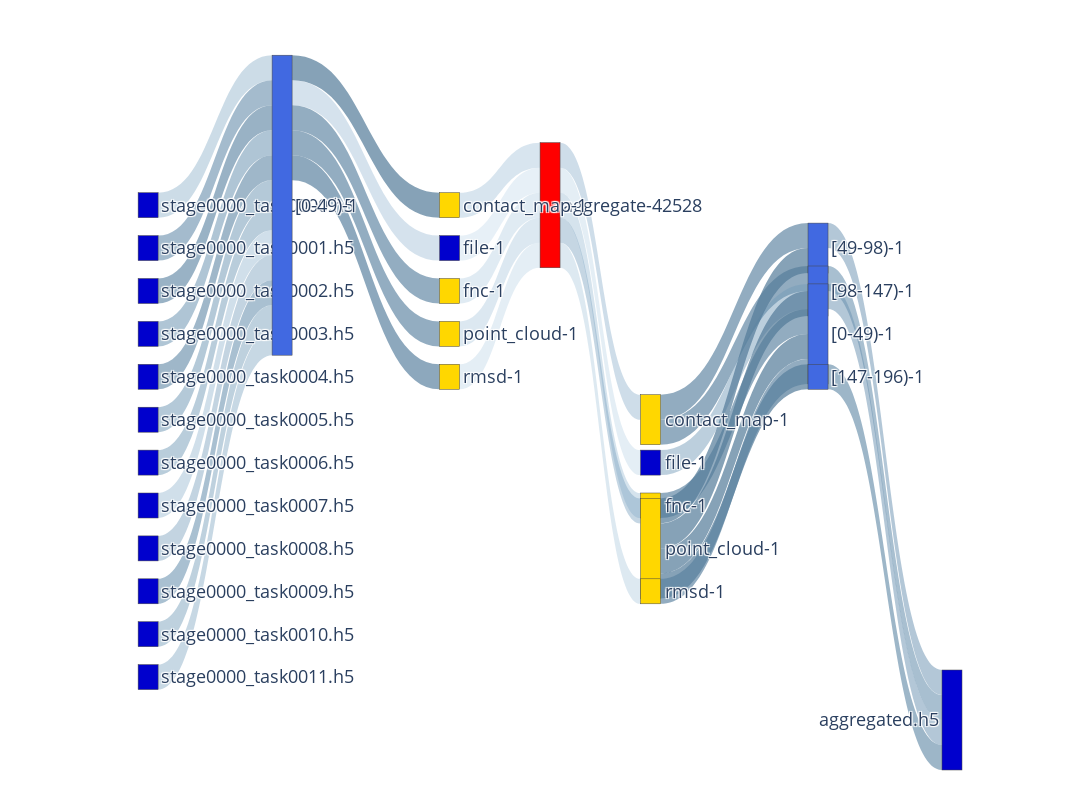

This figure's notebook cell:
### Code cell
vfd_nodes, vfd_nodes_dict = vfd2sk.get_nodes_for_sankey(G_VFD, rm_tags=["-R", "-W"], label_on=True)

# print(vfd_nodes)

vfd_links = vfd2sk.get_links_for_sankey(G_VFD, vfd_nodes_dict, val_sqrt=False)
fig = go.Figure(go.Sankey(
            node = vfd_nodes,
            link = vfd_links, orientation='h'))

width = 1400
height = 800

fig.update_layout(
    autosize=False,
    width=width,
    height=height,
    margin=dict(
        l=width/10,
        r=width/10,
        b=height/10,
        t=height/4,
        # pad=2
    ),
    font=dict(size=18),
)


fig.show()
save_html_path = f"{stat_path}/vfd-{(STAGE_END+1)}s-{test_name}-sankey-labeled-s4.html"
fig.write_html(save_html_path)
print(f"Sankey saved to {save_html_path}")

### Figure 1 — Plotly figure (JSON) as saved in the notebook; plotly's stock layout.template omitted (floating-point values rounded to 4 significant figures)
{"data": [{"link": {"color": ["rgba(124.60317460317461, 164.6031746031746, 194.6031746031746, 0.3904761904761905)", "rgba(125.75757575757575, 165.75757575757575, 195.75757575757575, 0.38181818181818183)", "rgba(143.93939393939394, 183.93939393939394, 213.93939393939394, 0.24545454545454548)", "rgba(131.8181818181818, 171.8181818181818, 201.8181818181818, 0.33636363636363636)", "rgba(119.6969696969697, 159.6969696969697, 189.6969696969697, 0.42727272727272725)", "rgba(137.87878787878788, 177.87878787878788, 207.87878787878788, 0.2909090909090909)", "rgba(134.12698412698413, 174.12698412698413, 204.12698412698413, 0.319047619047619)", "rgba(146.82539682539684, 186.82539682539684, 216.82539682539684, 0.22380952380952382)", "rgba(140.47619047619048, 180.47619047619048, 210.47619047619048, 0.27142857142857146)", "rgba(137.3015873015873, 177.3015873015873, 207.3015873015873, 0.29523809523809524)", "rgba(143.65079365079364, 183.65079365079364, 213.65079365079364, 0.24761904761904763)", "rgba(99.20634920634922, 139.20634920634922, 169.20634920634922, 0.5809523809523809)", "rgba(92.85714285714286, 132.85714285714286, 162.85714285714286, 0.6285714285714286)", "rgba(105.55555555555557, 145.55555555555557, 175.55555555555557, 0.5333333333333333)", "rgba(96.03174603174602, 136.03174603174602, 166.03174603174602, 0.6047619047619048)", "rgba(108.73015873015873, 148.73015873015873, 178.73015873015873, 0.5095238095238095)", "rgba(111.9047619047619, 151.9047619047619, 181.9047619047619, 0.4857142857142857)", "rgba(127.77777777777779, 167.77777777777777, 197.77777777777777, 0.3666666666666667)", "rgba(118.25396825396825, 158.25396825396825, 188.25396825396825, 0.4380952380952381)", "rgba(102.38095238095238, 142.38095238095238, 172.38095238095238, 0.5571428571428572)", "rgba(115.07936507936508, 155.07936507936506, 185.07936507936506, 0.46190476190476193)", "rgba(121.42857142857143, 161.42857142857144, 191.42857142857144, 0.41428571428571426)", "rgba(89.3939393939394, 129.3939393939394, 159.3939393939394, 0.6545454545454545)", "rgba(89.3939393939394, 129.3939393939394, 159.3939393939394, 0.6545454545454545)", "rgba(113.63636363636364, 153.63636363636363, 183.63636363636363, 0.4727272727272727)", "rgba(89.3939393939394, 129.3939393939394, 159.3939393939394, 0.6545454545454545)", "rgba(83.33333333333333, 123.33333333333333, 153.33333333333331, 0.7)", "rgba(83.33333333333333, 123.33333333333333, 153.33333333333331, 0.7)", "rgba(83.33333333333333, 123.33333333333333, 153.33333333333331, 0.7)", "rgba(83.33333333333333, 123.33333333333333, 153.33333333333331, 0.7)", "rgba(89.3939393939394, 129.3939393939394, 159.3939393939394, 0.6545454545454545)", "rgba(83.33333333333333, 123.33333333333333, 153.33333333333331, 0.7)", "rgba(130.95238095238096, 170.95238095238096, 200.95238095238096, 0.34285714285714286)", "rgba(89.68253968253967, 129.68253968253967, 159.68253968253967, 0.6523809523809524)", "rgba(89.68253968253967, 129.68253968253967, 159.68253968253967, 0.6523809523809524)", "rgba(86.5079365079365, 126.5079365079365, 156.5079365079365, 0.6761904761904762)", "rgba(107.57575757575758, 147.57575757575756, 177.57575757575756, 0.5181818181818182)", "rgba(101.5151515151515, 141.5151515151515, 171.5151515151515, 0.5636363636363637)", "rgba(107.57575757575758, 147.57575757575756, 177.57575757575756, 0.5181818181818182)", "rgba(95.45454545454544, 135.45454545454544, 165.45454545454544, 0.6090909090909091)"], "label": ["Access Volume : 3.21 MB <br />Access Count : 60 <br />Average Access Size : 53.52 KB <br />HDF5 Data Access Count : 0 <br />Average HDF5 Data Access Size : 0 <br />HDF5 Metadata Access Count : 0 <br />Average HDF5 Metadata Access Size : 0 <br />Operation : read_only<br />Bandwidth : 14.33 GB/s", "Access Volume : 3.21 MB <br />Access Count : 61 <br />Average Access Size : 52.65 KB <br />HDF5 Data Access Count : 0 <br />Average HDF5 Data Access Size : 0 <br />HDF5 Metadata Access Count : 0 <br />Average HDF5 Metadata Access Size : 0 <br />Operation : write_only<br />Bandwidth : -81211811.67 B/s", "Access Volume : 3.21 MB <br />Access Count : 61 <br />Average Access Size : 52.65 KB <br />HDF5 Data Access Count : 0 <br />Average HDF5 Data Access Size : 0 <br />HDF5 Metadata Access Count : 0 <br />Average HDF5 Metadata Access Size : 0 <br />Operation : write_only<br />Bandwidth : -81211811665162.89 B/s", "Access Volume : 3.21 MB <br />Access Count : 62 <br />Average Access Size : 51.8 KB <br />HDF5 Data Access Count : 0 <br />Average HDF5 Data Access Size : 0 <br />HDF5 Metadata Access Count : 0 <br />Average HDF5 Metadata Access Size : 0 <br />Operation : write_only<br />Bandwidth : -134373389.12 B/s", "Access Volume : 3.21 MB <br />Access Count : 63 <br />Average Access Size : 50.98 KB <br />HDF5 Data Access Count : 0 <br />Average HDF5 Data Access Size : 0 <br />HDF5 Metadata Access Count : 0 <br />Average HDF5 Metadata Access Size : 0 <br />Operation : write_only<br />Bandwidth : -78238601.88 B/s", "Access Volume : 3.21 MB <br />Access Count : 64 <br />Average Access Size : 50.18 KB <br />HDF5 Data Access Count : 0 <br />Average HDF5 Data Access Size : 0 <br />HDF5 Metadata Access Count : 0 <br />Average HDF5 Metadata Access Size : 0 <br />Operation : write_only<br />Bandwidth : -179235218.37 B/s", "Access Volume : 3.21 MB <br />Access Count : 88 <br />Average Access Size : 36.53 KB <br />HDF5 Data Access Count : 0 <br />Average HDF5 Data Access Size : 0 <br />HDF5 Metadata Access Count : 0 <br />Average HDF5 Metadata Access Size : 0 <br />Operation : read_only<br />Bandwidth : -91529693.34 B/s", "Access Volume : 3.21 MB <br />Access Count : 88 <br />Average Access Size : 36.53 KB <br />HDF5 Data Access Count : 0 <br />Average HDF5 Data Access Size : 0 <br />HDF5 Metadata Access Count : 0 <br />Average HDF5 Metadata Access Size : 0 <br />Operation : read_only<br />Bandwidth : -91529693344927.45 B/s", "Access Volume : 3.21 MB <br />Access Count : 112 <br />Average Access Size : 28.7 KB <br />HDF5 Data Access Count : 0 <br />Average HDF5 Data Access Size : 0 <br />HDF5 Metadata Access Count : 0 <br />Average HDF5 Metadata Access Size : 0 <br />Operation : read_only<br />Bandwidth : -129279498.11 B/s", "Access Volume : 3.21 MB <br />Access Count : 136 <br />Average Access Size : 23.64 KB <br />HDF5 Data Access Count : 0 <br />Average HDF5 Data Access Size : 0 <br />HDF5 Metadata Access Count : 0 <br />Average HDF5 Metadata Access Size : 0 <br />Operation : read_only<br />Bandwidth : -124539122.31 B/s", "Access Volume : 3.21 MB <br />Access Count : 160 <br />Average Access Size : 20.09 KB <br />HDF5 Data Access Count : 0 <br />Average HDF5 Data Access Size : 0 <br />HDF5 Metadata Access Count : 0 <br />Average HDF5 Metadata Access Size : 0 <br />Operation : read_only<br />Bandwidth : -129784855.26 B/s", "Access Volume : 3.21 MB <br />Access Count : 60 <br />Average Access Size : 53.52 KB <br />HDF5 Data Access Count : 0 <br />Average HDF5 Data Access Size : 0 <br />HDF5 Metadata Access Count : 0 <br />Average HDF5 Metadata Access Size : 0 <br />Operation : read_only<br />Bandwidth : 17.64 GB/s", "Access Volume : 3.21 MB <br />Access Count : 60 <br />Average Access Size : 53.52 KB <br />HDF5 Data Access Count : 0 <br />Average HDF5 Data Access Size : 0 <br />HDF5 Metadata Access Count : 0 <br />Average HDF5 Metadata Access Size : 0 <br />Operation : read_only<br />Bandwidth : 18.01 GB/s", "Access Volume : 3.21 MB <br />Access Count : 60 <br />Average Access Size : 53.52 KB <br />HDF5 Data Access Count : 0 <br />Average HDF5 Data Access Size : 0 <br />HDF5 Metadata Access Count : 0 <br />Average HDF5 Metadata Access Size : 0 <br />Operation : read_only<br />Bandwidth : 17.26 GB/s", "Access Volume : 3.21 MB <br />Access Count : 60 <br />Average Access Size : 53.52 KB <br />HDF5 Data Access Count : 0 <br />Average HDF5 Data Access Size : 0 <br />HDF5 Metadata Access Count : 0 <br />Average HDF5 Metadata Access Size : 0 <br />Operation : read_only<br />Bandwidth : 17.74 GB/s", "Access Volume : 3.21 MB <br />Access Count : 60 <br />Average Access Size : 53.52 KB <br />HDF5 Data Access Count : 0 <br />Average HDF5 Data Access Size : 0 <br />HDF5 Metadata Access Count : 0 <br />Average HDF5 Metadata Access Size : 0 <br />Operation : read_only<br />Bandwidth : 17.16 GB/s", "Access Volume : 3.21 MB <br />Access Count : 60 <br />Average Access Size : 53.52 KB <br />HDF5 Data Access Count : 0 <br />Average HDF5 Data Access Size : 0 <br />HDF5 Metadata Access Count : 0 <br />Average HDF5 Metadata Access Size : 0 <br />Operation : read_only<br />Bandwidth : 17.09 GB/s", "Access Volume : 3.21 MB <br />Access Count : 60 <br />Average Access Size : 53.52 KB <br />HDF5 Data Access Count : 0 <br />Average HDF5 Data Access Size : 0 <br />HDF5 Metadata Access Count : 0 <br />Average HDF5 Metadata Access Size : 0 <br />Operation : read_only<br />Bandwidth : 11.83 GB/s", "Access Volume : 3.21 MB <br />Access Count : 60 <br />Average Access Size : 53.52 KB <br />HDF5 Data Access Count : 0 <br />Average HDF5 Data Access Size : 0 <br />HDF5 Metadata Access Count : 0 <br />Average HDF5 Metadata Access Size : 0 <br />Operation : read_only<br />Bandwidth : 16.8 GB/s", "Access Volume : 3.21 MB <br />Access Count : 60 <br />Average Access Size : 53.52 KB <br />HDF5 Data Access Count : 0 <br />Average HDF5 Data Access Size : 0 <br />HDF5 Metadata Access Count : 0 <br />Average HDF5 Metadata Access Size : 0 <br />Operation : read_only<br />Bandwidth : 17.45 GB/s", "Access Volume : 3.21 MB <br />Access Count : 60 <br />Average Access Size : 53.52 KB <br />HDF5 Data Access Count : 0 <br />Average HDF5 Data Access Size : 0 <br />HDF5 Metadata Access Count : 0 <br />Average HDF5 Metadata Access Size : 0 <br />Operation : read_only<br />Bandwidth : 17.01 GB/s", "Access Volume : 3.21 MB <br />Access Count : 60 <br />Average Access Size : 53.52 KB <br />HDF5 Data Access Count : 0 <br />Average HDF5 Data Access Size : 0 <br />HDF5 Metadata Access Count : 0 <br />Average HDF5 Metadata Access Size : 0 <br />Operation : read_only<br />Bandwidth : 16.78 GB/s", "Access Volume : 3.21 MB <br />Access Count : 1200 <br />Average Access Size : 2.68 KB <br />HDF5 Data Access Count : 1200 <br />Average HDF5 Data Access Size : 16 B <br />HDF5 Metadata Access Count : 0 <br />Average HDF5 Metadata Access Size : 0 <br />Operation : write_only<br />Bandwidth : 30.83 GB/s", "Access Volume : 3.21 MB <br />Access Count : 1200 <br />Average Access Size : 2.68 KB <br />HDF5 Data Access Count : 1200 <br />Average HDF5 Data Access Size : 16 B <br />HDF5 Metadata Access Count : 0 <br />Average HDF5 Metadata Access Size : 0 <br />Operation : write_only<br />Bandwidth : 30.83 GB/s", "Access Volume : 3.21 MB <br />Access Count : 1 <br />Average Access Size : 3.21 MB <br />HDF5 Data Access Count : 0 <br />Average HDF5 Data Access Size : 0 <br />HDF5 Metadata Access Count : 1 <br />Average HDF5 Metadata Access Size : 48 B <br />Operation : write_only<br />Bandwidth : 25.69 MB/s", "Access Volume : 3.21 MB <br />Access Count : 1200 <br />Average Access Size : 2.68 KB <br />HDF5 Data Access Count : 1200 <br />Average HDF5 Data Access Size : 2 B <br />HDF5 Metadata Access Count : 0 <br />Average HDF5 Metadata Access Size : 0 <br />Operation : write_only<br />Bandwidth : 30.83 GB/s", "Access Volume : 3.21 MB <br />Access Count : 1395 <br />Average Access Size : 2.3 KB <br />HDF5 Data Access Count : 1373 <br />Average HDF5 Data Access Size : 1.12 KB <br />HDF5 Metadata Access Count : 22 <br />Average HDF5 Metadata Access Size : 1.81 KB <br />Operation : write_only<br />Bandwidth : 35.84 GB/s", "Access Volume : 3.21 MB <br />Access Count : 1395 <br />Average Access Size : 2.3 KB <br />HDF5 Data Access Count : 1373 <br />Average HDF5 Data Access Size : 1.12 KB <br />HDF5 Metadata Access Count : 22 <br />Average HDF5 Metadata Access Size : 1.81 KB <br />Operation : write_only<br />Bandwidth : 35.84 GB/s", "Access Volume : 3.21 MB <br />Access Count : 1395 <br />Average Access Size : 2.3 KB <br />HDF5 Data Access Count : 1373 <br />Average HDF5 Data Access Size : 1.12 KB <br />HDF5 Metadata Access Count : 22 <br />Average HDF5 Metadata Access Size : 1.81 KB <br />Operation : write_only<br />Bandwidth : 35.84 GB/s", "Access Volume : 3.21 MB <br />Access Count : 1395 <br />Average Access Size : 2.3 KB <br />HDF5 Data Access Count : 1373 <br />Average HDF5 Data Access Size : 1.12 KB <br />HDF5 Metadata Access Count : 22 <br />Average HDF5 Metadata Access Size : 1.81 KB <br />Operation : write_only<br />Bandwidth : 35.84 GB/s", "Access Volume : 3.21 MB <br />Access Count : 1200 <br />Average Access Size : 2.68 KB <br />HDF5 Data Access Count : 1200 <br />Average HDF5 Data Access Size : 2 B <br />HDF5 Metadata Access Count : 0 <br />Average HDF5 Metadata Access Size : 0 <br />Operation : write_only<br />Bandwidth : 30.83 GB/s", "Access Volume : 3.21 MB <br />Access Count : 108 <br />Average Access Size : 29.73 KB <br />HDF5 Data Access Count : 104 <br />Average HDF5 Data Access Size : 960.62 B <br />HDF5 Metadata Access Count : 4 <br />Average HDF5 Metadata Access Size : 1.7 KB <br />Operation : read_only<br />Bandwidth : 25.79 GB/s", "Access Volume : 3.21 MB <br />Access Count : 4 <br />Average Access Size : 802.82 KB <br />HDF5 Data Access Count : 0 <br />Average HDF5 Data Access Size : 0 <br />HDF5 Metadata Access Count : 4 <br />Average HDF5 Metadata Access Size : 154 B <br />Operation : read_only<br />Bandwidth : 955.02 MB/s", "Access Volume : 3.21 MB <br />Access Count : 104 <br />Average Access Size : 30.88 KB <br />HDF5 Data Access Count : 100 <br />Average HDF5 Data Access Size : 6 B <br />HDF5 Metadata Access Count : 4 <br />Average HDF5 Metadata Access Size : 1.7 KB <br />Operation : read_only<br />Bandwidth : 24.83 GB/s", "Access Volume : 3.21 MB <br />Access Count : 104 <br />Average Access Size : 30.88 KB <br />HDF5 Data Access Count : 100 <br />Average HDF5 Data Access Size : 340 B <br />HDF5 Metadata Access Count : 4 <br />Average HDF5 Metadata Access Size : 2.48 KB <br />Operation : read_only<br />Bandwidth : 24.83 GB/s", "Access Volume : 3.21 MB <br />Access Count : 107 <br />Average Access Size : 30.01 KB <br />HDF5 Data Access Count : 100 <br />Average HDF5 Data Access Size : 6 B <br />HDF5 Metadata Access Count : 7 <br />Average HDF5 Metadata Access Size : 1.17 KB <br />Operation : read_only<br />Bandwidth : 25.55 GB/s", "Access Volume : 3.21 MB <br />Access Count : 2 <br />Average Access Size : 1.61 MB <br />HDF5 Data Access Count : 0 <br />Average HDF5 Data Access Size : 0 <br />HDF5 Metadata Access Count : 0 <br />Average HDF5 Metadata Access Size : 0 <br />Operation : write_only<br />Bandwidth : 51.38 MB/s", "Access Volume : 3.21 MB <br />Access Count : 16 <br />Average Access Size : 200.7 KB <br />HDF5 Data Access Count : 0 <br />Average HDF5 Data Access Size : 0 <br />HDF5 Metadata Access Count : 0 <br />Average HDF5 Metadata Access Size : 0 <br />Operation : write_only<br />Bandwidth : 411.04 MB/s", "Access Volume : 3.21 MB <br />Access Count : 2 <br />Average Access Size : 1.61 MB <br />HDF5 Data Access Count : 0 <br />Average HDF5 Data Access Size : 0 <br />HDF5 Metadata Access Count : 0 <br />Average HDF5 Metadata Access Size : 0 <br />Operation : write_only<br />Bandwidth : 51.38 MB/s", "Access Volume : 3.21 MB <br />Access Count : 52 <br />Average Access Size : 61.76 KB <br />HDF5 Data Access Count : 0 <br />Average HDF5 Data Access Size : 0 <br />HDF5 Metadata Access Count : 0 <br />Average HDF5 Metadata Access Size : 0 <br />Operation : write_only<br />Bandwidth : 1.34 GB/s"], "source": [0, 1, 1, 1, 1, 1, 2, 3, 4, 5, 6, 7, 8, 9, 10, 11, 12, 13, 14, 15, 16, 17, 19, 19, 20, 21, 22, 22, 22, 22, 23, 24, 24, 24, 24, 24, 25, 26, 27, 28], "target": [24, 19, 20, 21, 22, 23, 1, 1, 1, 1, 1, 24, 24, 24, 24, 24, 24, 24, 24, 24, 24, 24, 25, 26, 27, 27, 27, 25, 26, 28, 27, 2, 3, 4, 5, 6, 18, 18, 18, 18], "value": [3211264, 3211520, 3211520, 3211524, 3211540, 3211544, 3214616, 3214616, 3214664, 3214856, 3214904, 3211264, 3211264, 3211264, 3211264, 3211264, 3211264, 3211264, 3211264, 3211264, 3211264, 3211264, 3211264, 3211264, 3211264, 3211264, 3211264, 3211264, 3211264, 3211264, 3211264, 3211264, 3211264, 3211264, 3211264, 3211264, 3211264, 3211264, 3211264, 3211264]}, "node": {"color": ["MediumBlue", "Red", "Gold", "MediumBlue", "Gold", "Gold", "Gold", "MediumBlue", "MediumBlue", "MediumBlue", "MediumBlue", "MediumBlue", "MediumBlue", "MediumBlue", "MediumBlue", "MediumBlue", "MediumBlue", "MediumBlue", "MediumBlue", "Gold", "MediumBlue", "Gold", "Gold", "Gold", "RoyalBlue", "RoyalBlue", "RoyalBlue", "RoyalBlue", "RoyalBlue"], "label": ["stage0000_task0000.h5", "aggregate-42528", "contact_map-1", "file-1", "fnc-1", "point_cloud-1", "rmsd-1", "stage0000_task0001.h5", "stage0000_task0002.h5", "stage0000_task0003.h5", "stage0000_task0004.h5", "stage0000_task0005.h5", "stage0000_task0006.h5", "stage0000_task0007.h5", "stage0000_task0008.h5", "stage0000_task0009.h5", "stage0000_task0010.h5", "stage0000_task0011.h5", "aggregated.h5", "contact_map-1", "file-1", "fnc-1", "point_cloud-1", "rmsd-1", "[0-49)-1", "[49-98)-1", "[98-147)-1", "[0-49)-1", "[147-196)-1"], "x": [0.01, 0.505, 0.3813, 0.3813, 0.3813, 0.3813, 0.3813, 0.01, 0.01, 0.01, 0.01, 0.01, 0.01, 0.01, 0.01, 0.01, 0.01, 0.01, 1.0, 0.6288, 0.6288, 0.6288, 0.6288, 0.6288, 0.175, 0.835, 0.835, 0.835, 0.835], "y": [0.01, 0.01, 0.01, 0.0925, 0.175, 0.2575, 0.34, 0.0925, 0.175, 0.2575, 0.34, 0.4225, 0.505, 0.5875, 0.67, 0.7525, 0.835, 0.9175, 1.0, 0.4225, 0.505, 0.5875, 0.67, 0.7525, 0.01, 0.0925, 0.175, 0.2575, 0.34]}, "orientation": "h", "type": "sankey"}], "layout": {"autosize": false, "font": {"size": 18}, "height": 800, "margin": {"b": 80, "l": 140, "r": 140, "t": 200}, "width": 1400}}
